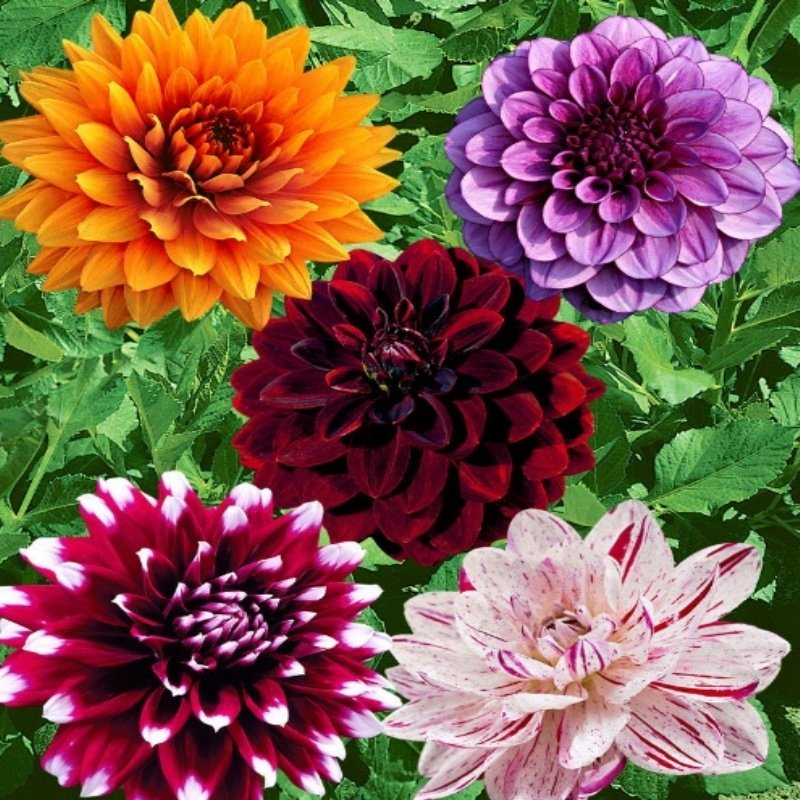
%> input picture cicek.jpg, 800 x 800 px
$ octave deneme.m   (GNU Octave 9; MATLAB toolbox functions it lacks are replaced by stand-ins)
%> lines starting %> are read from the running program, lines starting %| are printed output that depends on the picture; in (x1, y1, x2, y2) boxes, pixels count from 0 and x2, y2 are one past the last pixel; in counts of white or black regions, pixels touching at a corner belong together; the program's own positions count from 1
%imadjust degerleri 0-1 arasina ceviriyor
%imhist, imadjust, im2bw
a = imread('C:\Users\bengisu\Desktop\cicek.jpg');
%> a is the input picture: size 800x800x3 uint8; mean R, G, B 129.5, 92.4, 76.4
a = rgb2gray(a); %renkli bir resim ise griye cevirmeliyiz
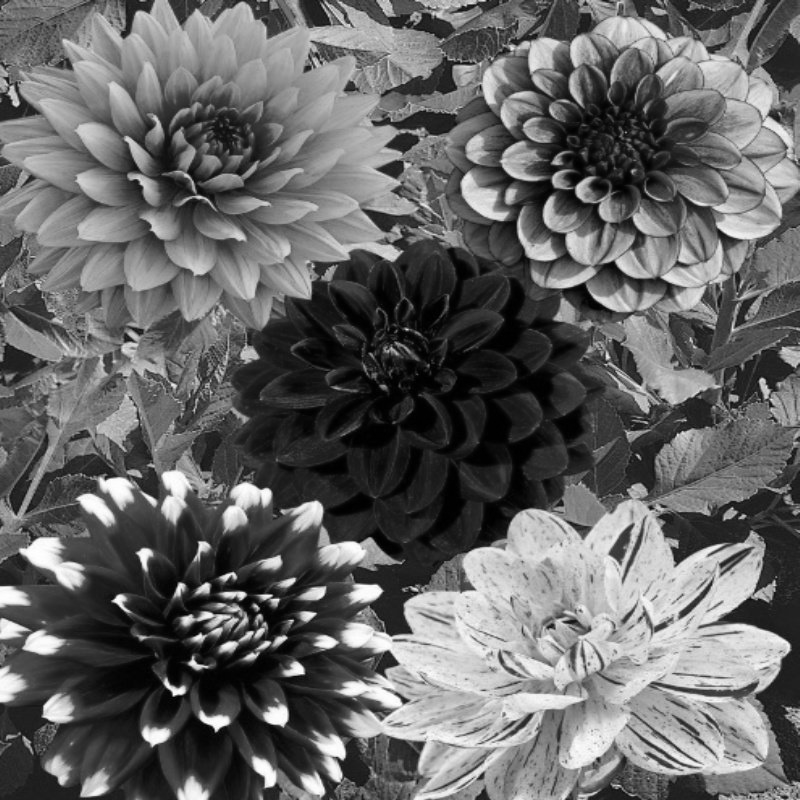
%> a: size 800x800 uint8; min 0, max 255, mean 101.6
imhist(a);
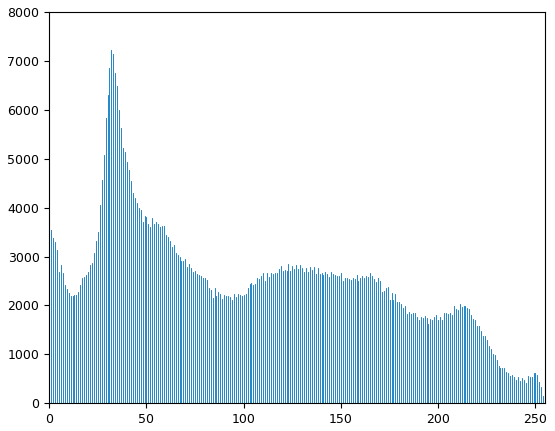
%> figure redrawn from the program's plot data; highest point at x = 32, y = 7228
b = imadjust(a, [0.5,0.9],[0.3,0.4]);
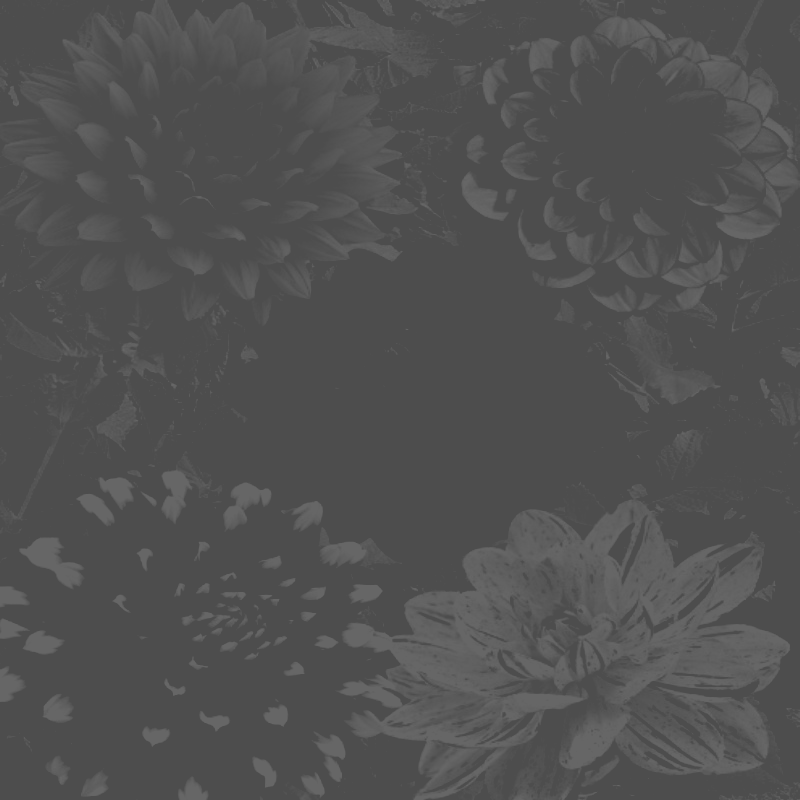
%> b: size 800x800 uint8; min 77, max 102, mean 81.2
% b = imadjust(a, [0,1],[1,0]); %aslinda resmi negatife cevirmis oluyor
figure;
imshow(b);
k = imadjust(a,[],[],1); %[] = default values, gama value = 1
% k1 = imadjust(a,[],[],4);
% k2 = imadjust(a,[],[],0.5);
figure
imshow(k);
figure
imshow(k1);
%> (this line was passed over: k1 is not available in this run)
figure
imshow(k2);
%> (this line was passed over: k2 is not available in this run)
d = im2bw(a);
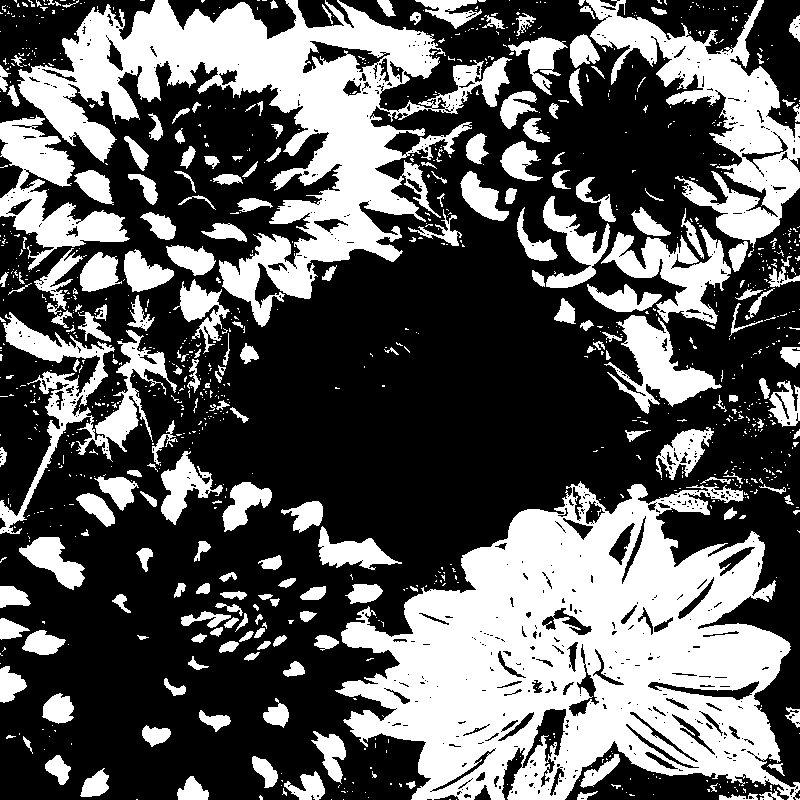
%> d: size 800x800 logical; 36.5% white; 1078 white regions (866 under 20 px), largest, box (x1, y1, x2, y2) and area: (335, 481, 800, 800) 84666, (17, 0, 512, 327) 49233, (586, 0, 800, 248) 16678
imshow(d);
